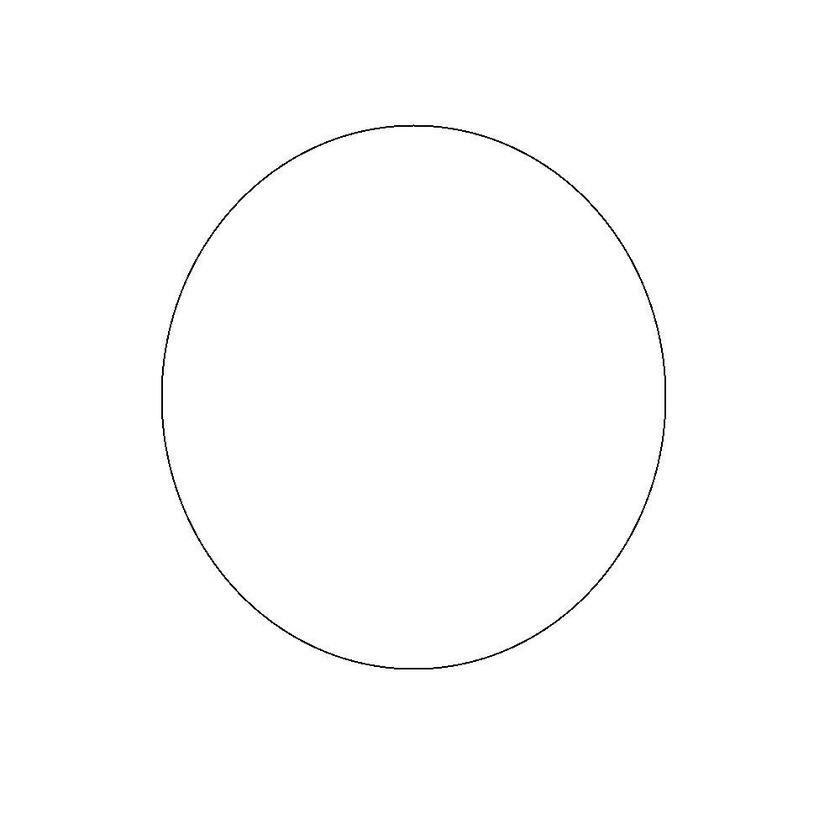
#> input picture project/circle/circle2-1000.jpeg, 840 x 840 px, shrunk from 1000 x 1000 before the run
$ python circle.py   (older library calls are emulated)
#> lines starting #> are read from the running program, lines starting #| are printed output that depends on the picture; after the words box and inside, x2 and y2 are one past the last pixel; in counts of white or black regions, pixels touching at a corner belong together; long printed decimals are rounded

# coding: utf-8

# In[16]:

#Created on: Apr 18, 2017
#Author: chen
#llcc2196@gmail.com
import cv2
import numpy as np
import matplotlib
matplotlib.use('TkAgg')
from matplotlib import pyplot as plt
import math
get_ipython().magic('matplotlib inline')


# In[17]:

def lineContours(img):
    ret, binary = cv2.threshold(img,127,255,0)
    img2, contours, hierarchy = cv2.findContours(binary,cv2.RETR_TREE,cv2.CHAIN_APPROX_NONE)
#If you pass cv2.CHAIN_APPROX_NONE, all the boundary points are stored.
    linecontours = np.vstack(contours[2]).squeeze()
    '''
    if len(linecontours) % 2 != 0:
        linecontours = linecontours[:-1]
    contour = np.vsplit(linecontours, 2)
    '''
    return linecontours


# In[18]:

def derivative(point1,point2):
    dpoint = float((point2[1] - point1[1]) / (point2[0] - point1[0]))
    if math.isinf(dpoint) :
        dpoint = 50
    return dpoint


# In[19]:

def lineDerivative(line,step=1,averstep=1):
    dline = []
    for i in range(0,len(line)-averstep,step):
        dline.append(derivative(line[i],line[i + averstep]))
    return dline


# In[20]:

def lineCurvature(dline,step=1,averstep=1):
    ddline = []
    for i in range(0,len(dline)-averstep,step):
        ddline.append(dline[i+averstep] - dline[i])
    return ddline


# In[21]:

def lineContours(img):
    ret, binary = cv2.threshold(img,127,255,0)
    img2, contours, hierarchy = cv2.findContours(binary,cv2.RETR_TREE,cv2.CHAIN_APPROX_NONE)
#If you pass cv2.CHAIN_APPROX_NONE, all the boundary points are stored.
    linecontours = np.vstack(contours[2]).squeeze()
    '''
    if len(linecontours) % 2 != 0:
        linecontours = linecontours[:-1]
    contour = np.vsplit(linecontours, 2)
    '''
    return linecontours


# In[22]:

#plot the line properties(original image,line,derivative of line,curvature of line),x_axis,y_axis is image size
def plotLineproperties(img,contour,dline,ddline,amplitude = 10,x_axis = 1000,y_axis = 1000):

    plt.subplot(2,2,1),plt.title('original image')
    plt.imshow(img)

    x = contour[:,0]
    y = contour[:,1]
    plt.subplot(2,2,2),plt.title('contour points')
    plt.plot(x,y),plt.axis([0, x_axis, 0, y_axis])

    td = np.arange(0, len(dline))
    plt.subplot(2,2,3),plt.plot(td,dline),plt.title('contour derivative'),plt.axis([0, len(dline), -amplitude, amplitude])

    tdd = np.arange(0, len(ddline))
    plt.subplot(2,2,4),plt.plot(tdd,ddline),plt.title('contour curvature'),plt.axis([0, len(ddline), -amplitude, amplitude])
#    plt.show()
    return 0


# In[28]:

img1 = cv2.imread('circle2-1000.jpeg',0)
#> img1 is the input picture: shape (840, 840); min 0, max 255, mean 253.9
plt.imshow(img1)
cnt1 = lineContours(img1)
#> in lineContours, `ret, binary = cv2.threshold(img,127,255,0)`: binary: shape (840, 840); 99.6% white; black in thin lines or dots, all inside (x1, y1, x2, y2) = (161, 124, 666, 669)
#> in lineContours, `img2, contours, hierarchy = cv2.findContours(binary,cv2.RETR_TREE,cv2...`: contours = 28 contours, 2 with area under 20; largest, box (x1, y1, x2, y2) and area: (0, 0, 840, 840) 703921, (299, 123, 572, 186) 776, (160, 352, 187, 515) 449, (330, 652, 463, 670) 339, (206, 154, 301, 243) 328
#> in lineContours, `linecontours = np.vstack(contours[2]).squeeze()`: linecontours = 264 pairs, first value 330 to 462, second value 652 to 669
#> cnt1 has the same summary as linecontours in lineContours


# In[29]:

img2 = cv2.imread('circle3-1000.jpeg',0)
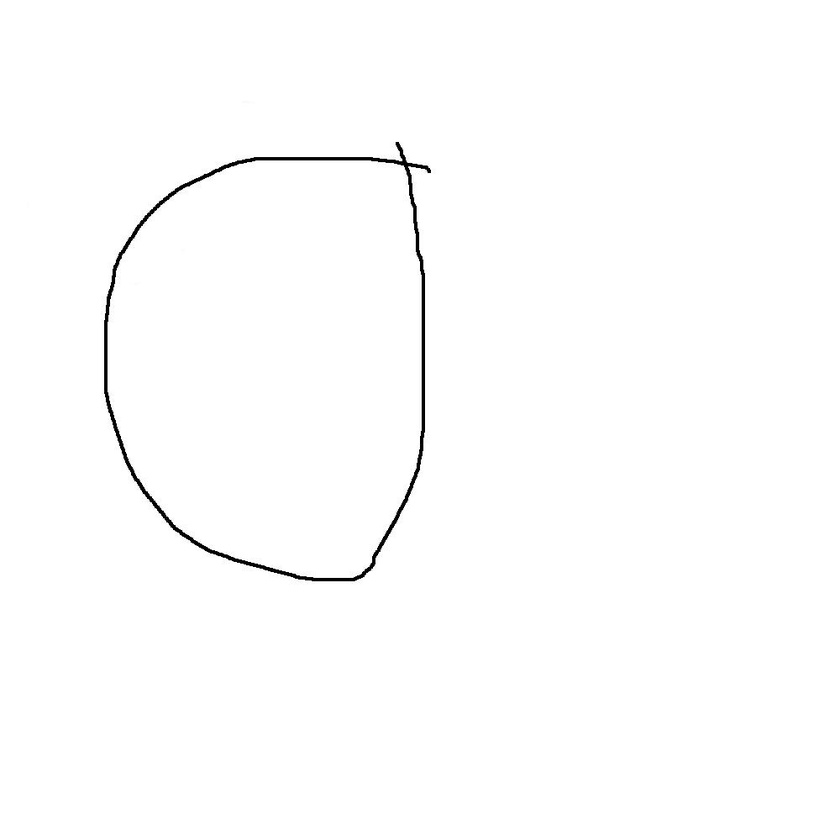
#> input picture project/circle/circle3-1000.jpeg, 840 x 840 px, shrunk from 1000 x 1000 before the run
#> img2 is the input picture: shape (840, 840); min 0, max 255, mean 253.3
plt.imshow(img2)
cnt2 = lineContours(img2)
#> in lineContours (call 2), `ret, binary = cv2.threshold(img,127,255,0)`: binary: shape (840, 840); 99.4% white; 1 black region
#> in lineContours (call 2), `img2, contours, hierarchy = cv2.findContours(binary,cv2.RETR_TREE,cv2...`: contours = 3 contours; box (x1, y1, x2, y2) and area: (0, 0, 840, 840) 703921, (103, 141, 432, 582) 115996, (107, 160, 422, 578) 110180
#> cnt2 = 1171 pairs, first value 107 to 421, second value 160 to 577
ret1 = cv2.matchShapes(cnt1,cnt2,1,0.0)
#> ret1 = 6.23
print(ret1)
#| 6.230


# In[30]:

img3 = cv2.imread('circle4-1000.jpeg',0)
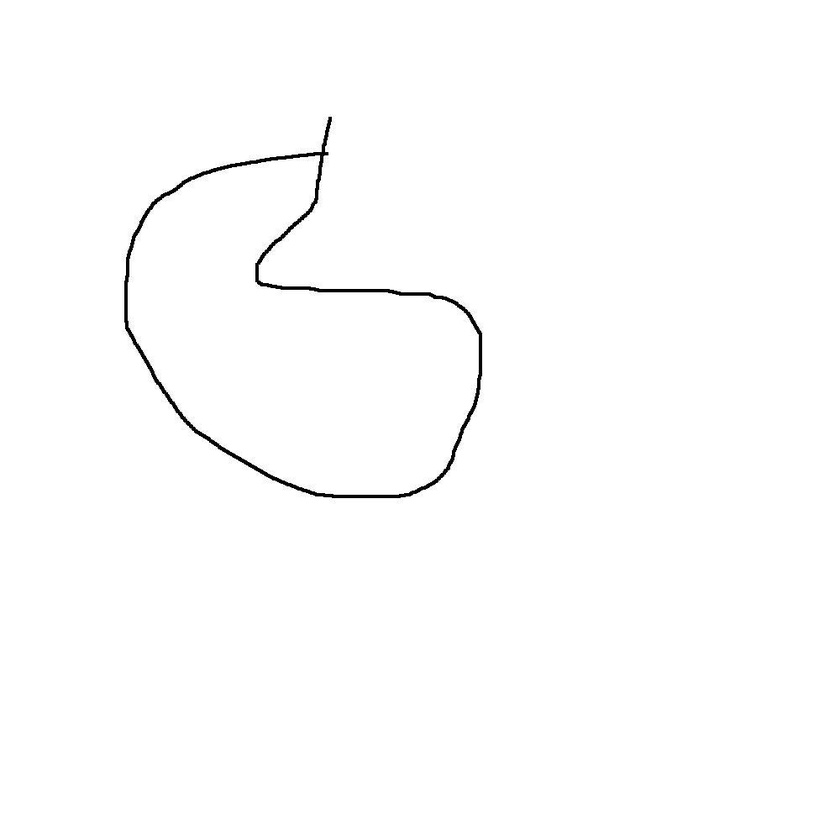
#> input picture project/circle/circle4-1000.jpeg, 840 x 840 px, shrunk from 1000 x 1000 before the run
#> img3 is the input picture: shape (840, 840); min 0, max 255, mean 253.3
plt.imshow(img3)
cnt3 = lineContours(img3)
#> in lineContours (call 3), `ret, binary = cv2.threshold(img,127,255,0)`: binary: shape (840, 840); 99.3% white; 1 black region
#> in lineContours (call 3), `img2, contours, hierarchy = cv2.findContours(binary,cv2.RETR_TREE,cv2...`: contours = 3 contours; box (x1, y1, x2, y2) and area: (0, 0, 840, 840) 703921, (123, 116, 483, 499) 79126, (128, 155, 479, 495) 73222
#> cnt3 = 1160 pairs, first value 128 to 478, second value 155 to 494
ret2 = cv2.matchShapes(cnt1,cnt3,1,0.0)
#> ret2 = 11.33
print(ret2)
#| 11.333


# In[31]:

img4 = cv2.imread('circle6-1000.jpeg',0)
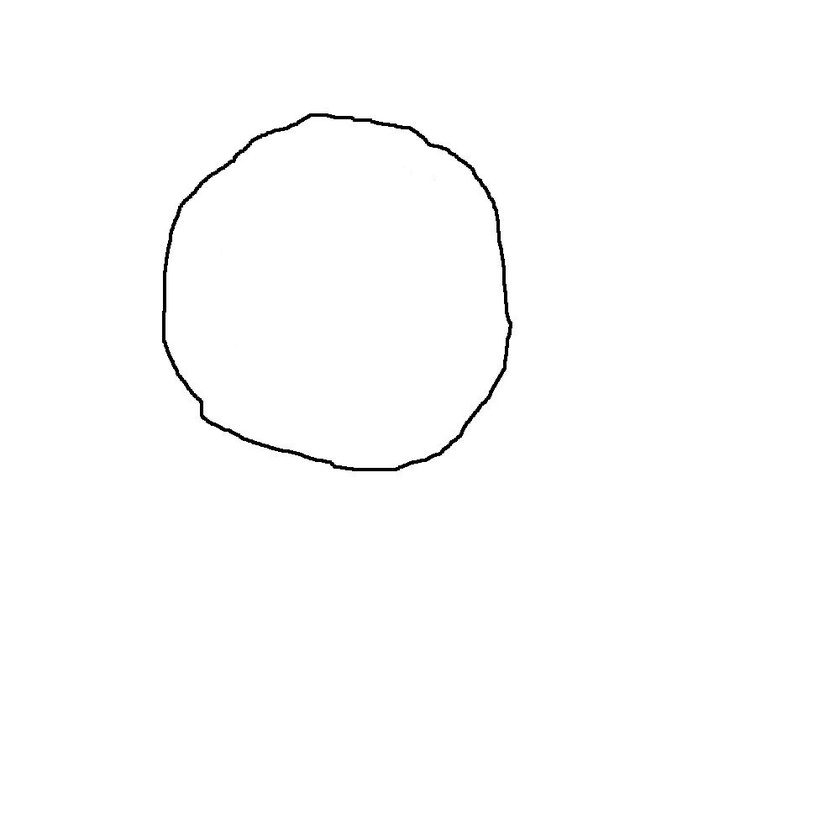
#> input picture project/circle/circle6-1000.jpeg, 840 x 840 px, shrunk from 1000 x 1000 before the run
#> img4 is the input picture: shape (840, 840); min 0, max 255, mean 253.5
plt.imshow(img4)
cnt4 = lineContours(img4)
#> in lineContours (call 4), `ret, binary = cv2.threshold(img,127,255,0)`: binary: shape (840, 840); 99.4% white; 1 black region
#> in lineContours (call 4), `img2, contours, hierarchy = cv2.findContours(binary,cv2.RETR_TREE,cv2...`: contours = 3 contours; box (x1, y1, x2, y2) and area: (0, 0, 840, 840) 703921, (161, 112, 513, 472) 100544, (165, 117, 509, 468) 95312
#> cnt4 = 1061 pairs, first value 165 to 508, second value 117 to 467
ret3 = cv2.matchShapes(cnt1,cnt4,1,0.0)
#> ret3 = 5
print(ret3)
#| 5.003


# In[32]:

img = cv2.imread('circle4-1000.jpeg',0)
imgori = cv2.imread('circle4-1000.jpeg')
contour = lineContours(img)
#> in lineContours (call 5), `img2, contours, hierarchy = cv2.findContours(binary,cv2.RETR_TREE,cv2...`: contours = 3 contours; box (x1, y1, x2, y2) and area: (0, 0, 840, 840) 703921, (123, 116, 483, 499) 79126, (128, 155, 479, 495) 73222
#> contour has the same summary as cnt3
dline = lineDerivative(contour,1,10)
#> the loop in lineDerivative, `for i in range(0,len(line)-averstep,step):` made 1150 passes
#> after the loop in lineDerivative, `for i in range(0,len(line)-averstep,step):`: dline = 1150 values, max 50 at index 221, min -10 at index 217, mean 3.14
ddline = lineCurvature(dline)
#> after the loop in lineCurvature, `for i in range(0,len(dline)-averstep,step):`: ddline = 1149 values, max 60 at index 220, min -60 at index 233, mean 0.00322
plotLineproperties(imgori,contour,dline,ddline,60,1000,1000)
#> in plotLineproperties, `x = contour[:,0]`: x = 1160 values, max 478 at index 745, min 128 at index 244, mean 296.5
#> in plotLineproperties, `y = contour[:,1]`: y = 1160 values, max 494 at index 537, min 155 at index 0, mean 324.9
#> in plotLineproperties, `td = np.arange(0, len(dline))`: td = 1150 values from 0 to 1149
#> in plotLineproperties, `tdd = np.arange(0, len(ddline))`: tdd = 1149 values from 0 to 1148


# In[ ]:
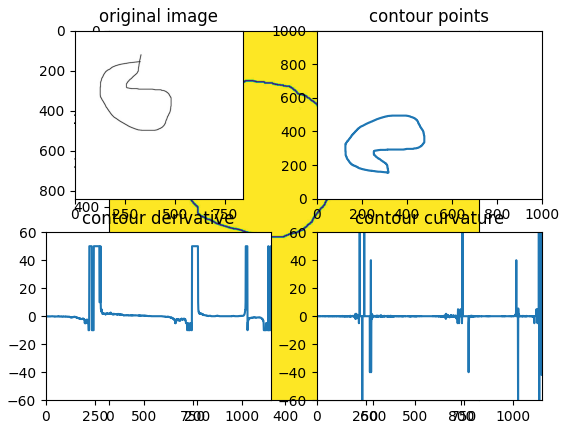
#> figure drawn by matplotlib, 5 panels; panel 4: curve peaks at x = 221, y = 50; panel 5: curve peaks at x = 220, y = 60
